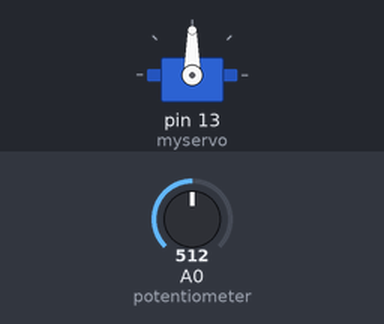
The sketch below on a simulated Arduino Uno, built with avr-gcc and run on an emulated ATmega328P. Shown: servo. The test bench sets the inputs (shaded band); at power-on: A0 (potentiometer) = 512.

Above: at 2.8 s.
2.9 s: A0 (potentiometer) set to 716
At 4.8 s:
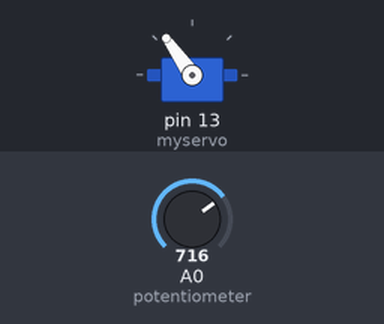
5.6 s: A0 (potentiometer) set to 900
At 6.4 s:
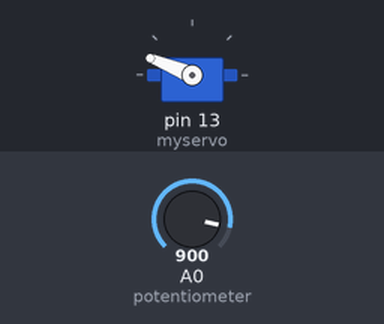
8.3 s: A0 (potentiometer) set to 1023
At 10.6 s:
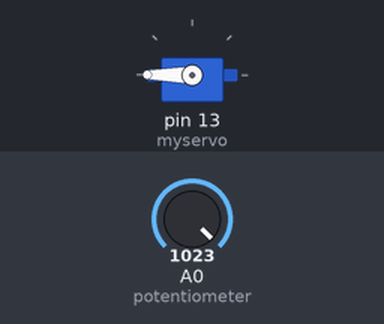
11.5 s: A0 (potentiometer) set to 306
At 13.3 s:
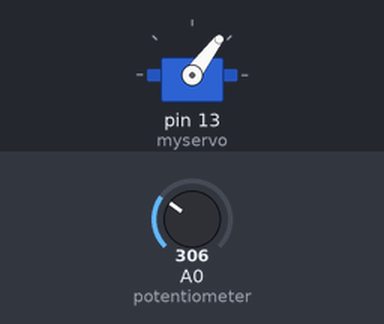
14.2 s: A0 (potentiometer) set to 122
At 16.4 s:
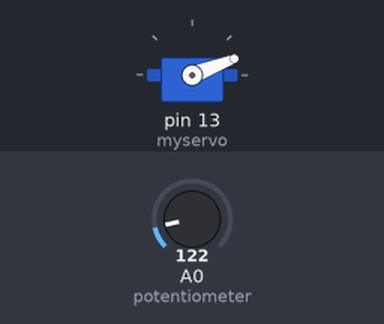
Timing chart, 0 to 17.9 s (numbered marks = the images above; inputs shaded):
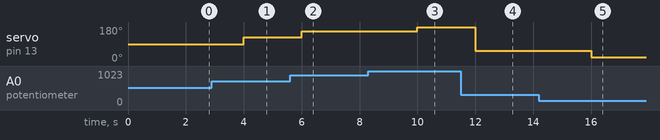

The sketch:

Q4.ino
```cpp
#include <Servo.h>

Servo myservo;  // create servo object to control a servo

int val;    // variable to read the value from the analog pin

void setup() {
  myservo.attach(13, 1000, 2000);  // attaches the servo on pin 9 to the servo object
}

void loop() {
  val = analogRead(A0);            // reads the value of the potentiometer (value between 0 and 1023)
  val = map(val, 0, 1023, 0, 180);     // scale it to use it with the servo (value between 0 and 180)
  myservo.write(val);                  // sets the servo position according to the scaled value
  delay(2000);                         // waits for the servo to get there
}
```

Measured:
- after the input at 2.9 s, servo on pin 13 (myservo): 90° → 125° after 1.1 s
- after the input at 5.6 s, servo on pin 13 (myservo): 125° → 158° after 0.40 s
- after the input at 8.3 s, servo on pin 13 (myservo): 158° → 180° after 1.7 s
- after the input at 11.5 s, servo on pin 13 (myservo): 180° → 53° after 0.50 s
- after the input at 14.2 s, servo on pin 13 (myservo): 53° → 21° after 1.8 s
